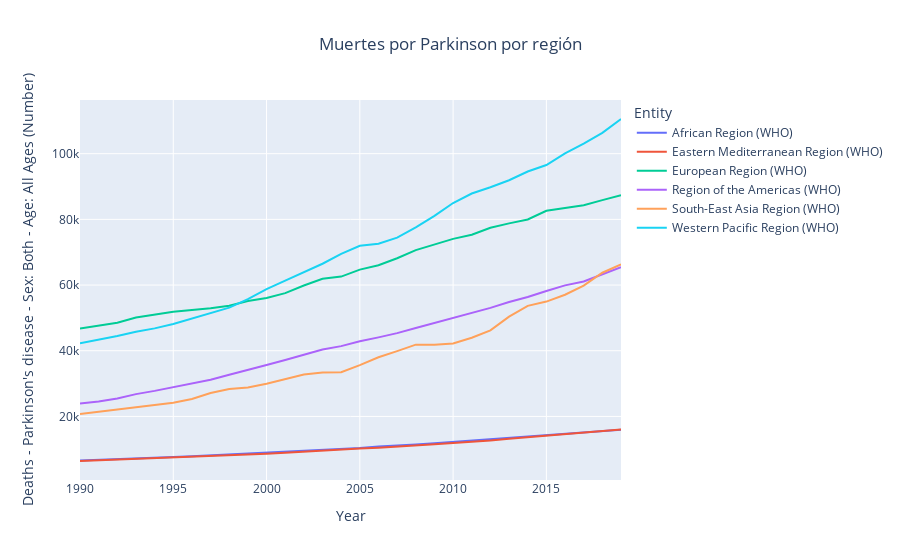

The code cell stored with this chart in its notebook:
### Markdown cell above
En los paíes con mayor renta es mucho más habitual. Hay que destacar que en todos los paíes a excepción de los de renta baja hay una tendencia ascendente.  Esto se explica porque conforme avanzamos en el tiempo la esperanza de vida es mayor y el principal factor de la aparición de esta enfermedad es la edad.

### Code cell
fig=px.line(
    data_frame=df_continent,
    y="Deaths - Parkinson's disease - Sex: Both - Age: All Ages (Number)",
    x="Year",
    color="Entity",
    title= "Muertes por Parkinson"
            
    )
fig.update_layout(
    title={
        'text': "Muertes por Parkinson por región",
        'x': 0.5,
        'xanchor':'center'

    }
)

### Figure 1 — Plotly figure (JSON) as saved in the notebook; plotly's stock layout.template omitted (floating-point values rounded to 4 significant figures)
{"data": [{"hovertemplate": "Entity=African Region (WHO)<br>Year=%{x}<br>Deaths - Parkinson's disease - Sex: Both - Age: All Ages (Number)=%{y}<extra></extra>", "legendgroup": "African Region (WHO)", "line": {"color": "#636efa", "dash": "solid"}, "marker": {"symbol": "circle"}, "mode": "lines", "name": "African Region (WHO)", "orientation": "v", "showlegend": true, "type": "scatter", "x": [1990, 1991, 1992, 1993, 1994, 1995, 1996, 1997, 1998, 1999, 2000, 2001, 2002, 2003, 2004, 2005, 2006, 2007, 2008, 2009, 2010, 2011, 2012, 2013, 2014, 2015, 2016, 2017, 2018, 2019], "xaxis": "x", "y": [6573, 6754, 6988, 7182, 7414, 7628, 7886, 8162, 8386, 8559, 8862, 9103, 9472, 9750, 10072, 10406, 10811, 11069, 11469, 11840, 12232, 12632, 13039, 13440, 13760, 14219, 14537, 14956, 15435, 15930], "yaxis": "y"}, {"hovertemplate": "Entity=Eastern Mediterranean Region (WHO)<br>Year=%{x}<br>Deaths - Parkinson's disease - Sex: Both - Age: All Ages (Number)=%{y}<extra></extra>", "legendgroup": "Eastern Mediterranean Region (WHO)", "line": {"color": "#EF553B", "dash": "solid"}, "marker": {"symbol": "circle"}, "mode": "lines", "name": "Eastern Mediterranean Region (WHO)", "orientation": "v", "showlegend": true, "type": "scatter", "x": [1990, 1991, 1992, 1993, 1994, 1995, 1996, 1997, 1998, 1999, 2000, 2001, 2002, 2003, 2004, 2005, 2006, 2007, 2008, 2009, 2010, 2011, 2012, 2013, 2014, 2015, 2016, 2017, 2018, 2019], "xaxis": "x", "y": [6428, 6632, 6839, 7086, 7326, 7574, 7786, 8022, 8245, 8463, 8633, 8958, 9311, 9682, 9944, 10197, 10477, 10771, 11133, 11505, 11887, 12240, 12651, 13180, 13632, 14165, 14626, 14992, 15468, 15983], "yaxis": "y"}, {"hovertemplate": "Entity=European Region (WHO)<br>Year=%{x}<br>Deaths - Parkinson's disease - Sex: Both - Age: All Ages (Number)=%{y}<extra></extra>", "legendgroup": "European Region (WHO)", "line": {"color": "#00cc96", "dash": "solid"}, "marker": {"symbol": "circle"}, "mode": "lines", "name": "European Region (WHO)", "orientation": "v", "showlegend": true, "type": "scatter", "x": [1990, 1991, 1992, 1993, 1994, 1995, 1996, 1997, 1998, 1999, 2000, 2001, 2002, 2003, 2004, 2005, 2006, 2007, 2008, 2009, 2010, 2011, 2012, 2013, 2014, 2015, 2016, 2017, 2018, 2019], "xaxis": "x", "y": [46786, 47695, 48524, 50107, 51070, 51882, 52404, 52930, 53709, 55123, 56052, 57545, 59866, 61900, 62583, 64702, 66027, 68165, 70648, 72285, 74056, 75342, 77426, 78782, 79964, 82630, 83415, 84296, 85863, 87348], "yaxis": "y"}, {"hovertemplate": "Entity=Region of the Americas (WHO)<br>Year=%{x}<br>Deaths - Parkinson's disease - Sex: Both - Age: All Ages (Number)=%{y}<extra></extra>", "legendgroup": "Region of the Americas (WHO)", "line": {"color": "#ab63fa", "dash": "solid"}, "marker": {"symbol": "circle"}, "mode": "lines", "name": "Region of the Americas (WHO)", "orientation": "v", "showlegend": true, "type": "scatter", "x": [1990, 1991, 1992, 1993, 1994, 1995, 1996, 1997, 1998, 1999, 2000, 2001, 2002, 2003, 2004, 2005, 2006, 2007, 2008, 2009, 2010, 2011, 2012, 2013, 2014, 2015, 2016, 2017, 2018, 2019], "xaxis": "x", "y": [23921, 24565, 25477, 26794, 27781, 28985, 30064, 31176, 32674, 34261, 35660, 37190, 38905, 40396, 41409, 42877, 44075, 45358, 46926, 48413, 49923, 51530, 53048, 54825, 56364, 58203, 59905, 61076, 63342, 65407], "yaxis": "y"}, {"hovertemplate": "Entity=South-East Asia Region (WHO)<br>Year=%{x}<br>Deaths - Parkinson's disease - Sex: Both - Age: All Ages (Number)=%{y}<extra></extra>", "legendgroup": "South-East Asia Region (WHO)", "line": {"color": "#FFA15A", "dash": "solid"}, "marker": {"symbol": "circle"}, "mode": "lines", "name": "South-East Asia Region (WHO)", "orientation": "v", "showlegend": true, "type": "scatter", "x": [1990, 1991, 1992, 1993, 1994, 1995, 1996, 1997, 1998, 1999, 2000, 2001, 2002, 2003, 2004, 2005, 2006, 2007, 2008, 2009, 2010, 2011, 2012, 2013, 2014, 2015, 2016, 2017, 2018, 2019], "xaxis": "x", "y": [20751, 21460, 22139, 22845, 23497, 24147, 25334, 27142, 28375, 28816, 29979, 31424, 32748, 33347, 33457, 35620, 38008, 39878, 41856, 41788, 42237, 43958, 46209, 50375, 53657, 54972, 57048, 59853, 63753, 66316], "yaxis": "y"}, {"hovertemplate": "Entity=Western Pacific Region (WHO)<br>Year=%{x}<br>Deaths - Parkinson's disease - Sex: Both - Age: All Ages (Number)=%{y}<extra></extra>", "legendgroup": "Western Pacific Region (WHO)", "line": {"color": "#19d3f3", "dash": "solid"}, "marker": {"symbol": "circle"}, "mode": "lines", "name": "Western Pacific Region (WHO)", "orientation": "v", "showlegend": true, "type": "scatter", "x": [1990, 1991, 1992, 1993, 1994, 1995, 1996, 1997, 1998, 1999, 2000, 2001, 2002, 2003, 2004, 2005, 2006, 2007, 2008, 2009, 2010, 2011, 2012, 2013, 2014, 2015, 2016, 2017, 2018, 2019], "xaxis": "x", "y": [42278, 43329, 44468, 45766, 46807, 48151, 49820, 51373, 53136, 55737, 58753, 61350, 63986, 66489, 69510, 71959, 72598, 74443, 77532, 81054, 84975, 87868, 89798, 91904, 94561, 96555, 100118, 103083, 106324, 110560], "yaxis": "y"}], "layout": {"legend": {"title": {"text": "Entity"}, "tracegroupgap": 0}, "title": {"text": "Muertes por Parkinson por región", "x": 0.5, "xanchor": "center"}, "xaxis": {"anchor": "y", "domain": [0, 1], "title": {"text": "Year"}}, "yaxis": {"anchor": "x", "domain": [0, 1], "title": {"text": "Deaths - Parkinson's disease - Sex: Both - Age: All Ages (Number)"}}}}
